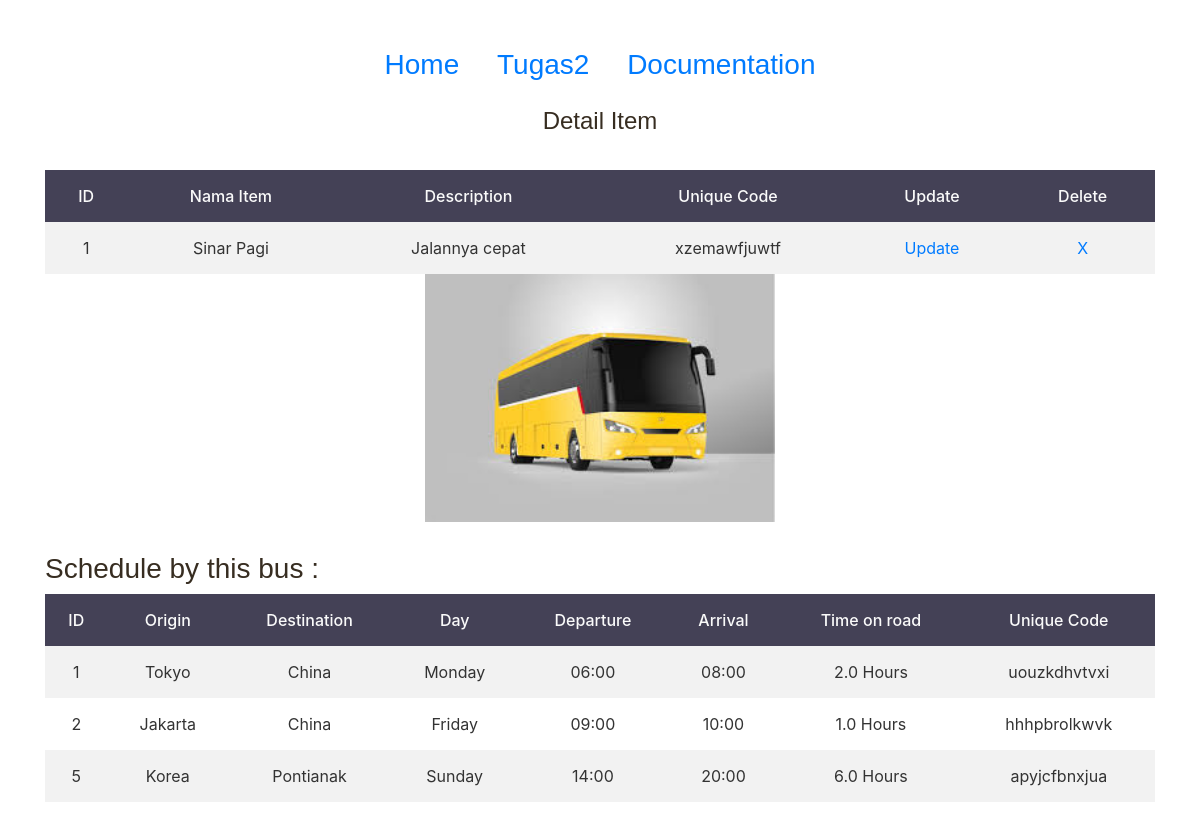
The app's page /detail_bus/1/ with its own data.
### sample2/models.py (models this page shows, shortened)
class Bus(models.Model):
    name = models.CharField(max_length=100)
    description = models.TextField(max_length=1000)
    image = models.ImageField(upload_to='bus/' , blank=True , null=True)
    code = models.SlugField(unique=True, blank=True , null=True)

class Schedule(models.Model):
    bus = models.ForeignKey('Bus', on_delete=models.CASCADE, null=True)
    origin = models.ForeignKey('Station', on_delete=models.CASCADE, null=True, related_name='origin')
    destination = models.ForeignKey('Station', on_delete=models.CASCADE, null=True, related_name='destination')
    time_depart = models.TimeField(auto_now=False, auto_now_add=False)
    time_arrival = models.TimeField(auto_now=False, auto_now_add=False,)
    day = models.CharField(max_length=15,choices=DAY_CHOICES,default='Sunday')
    code = models.SlugField(unique=True, blank=True , null=True)
    @property
    def travel_time(self):
        date = datetime.date(1, 1, 1)
        datetime1 = datetime.datetime.combine(date, self.time_arrival)
        datetime2 = datetime.datetime.combine(date, self.time_depart)
        result = datetime1 - datetime2
        return result.seconds/3600

class Station(models.Model):
    name = models.CharField(max_length=100)
    def __str__(self):
        return self.name

### sample2/views.py (the view, shortened to what this page needs)
# urls.py: path('detail_bus/<int:pk>/', BusDetailViews.as_view(), name='detail_bus'),
class BusDetailViews(DetailView):
    model = Bus
    template_name = 'sample2/detail_bus.html'
    def get_context_data(self, **kwargs):
        context = super(BusDetailViews, self).get_context_data(**kwargs)
        our_bus = get_object_or_404(Bus, pk=self.kwargs.get('pk'))
        all_schedule = our_bus.schedule_set.all()
        context["detail"] = self.object
        context["all_schedule"] = all_schedule
        return context

### sample2/templates/sample2/detail_bus.html (shortened to what this page needs)
{% load static %}
<!DOCTYPE html>
<html lang="en">
<head>
    <link href="{% static 'css/styles.css' %}" rel="stylesheet">
    <link href="{% static 'css/styles2.css' %}" rel="stylesheet">
    <link href="{% static 'css/bootstrap.css' %}" rel="stylesheet">
</head>
<body>
    <div style="margin-top: 3rem;"class="center container">
        <h3 class="center judul-tabel">
            <a href="{% url 'home' %}">Home</a>
            <a href="{% url 'index2' %}">Tugas2</a>
            <a href="{% url 'documentation2' %}">Documentation</a>
        </h3>
    </div>
    <div class="container">
        <h4 class="center judul-tabel">Detail Item </h4>
    </div>
    <div class="content-wrapper">
        <div class="detail-page">
            <div class="container">
                <table>
                    <tr>
                    <th>ID</th>
                    <th>Nama Item</th>
                    <th>Description</th>
                    <th>Unique Code</th>
                    <th>Update</th>
                    <th>Delete</th>
                    </tr>
                        <tr>
                            <td>{{detail.id}}</td>
                            <td>{{detail.name}}</td>
                            <td>{{detail.description}}</td>
                            <td>{{detail.code}}</td>
                            <td><a href="{% url 'update_bus' pk=detail.pk %} ">Update</a></td>
                            <td><a href="{% url 'delete_bus' pk=detail.pk %} ">X</a></td>
                        </tr>
                </table>
                <img class="product-img-detail" src='{{detail.image.url}}'>
            </div>
        </div>
    </div>
    <div class="content-wrapper">
        <div class="detail-page">
            <div class="container">
                <h3>Schedule by this bus :</h3>
                <table>
                    <tr>
                        <th>ID</th>
                        <th>Origin</th>
                        <th>Destination</th>
                        <th>Day</th>
                        <th>Departure</th>
                        <th>Arrival</th>
                        <th>Time on road</th>
                        <th>Unique Code</th>
                    </tr>
                    {% for s in all_schedule %}
                    <tr>
                        <td>{{s.id}}</td>
                        <td>{{s.origin}}</td>
                        <td>{{s.destination}}</td>
                        <td>{{s.get_day_display}}</td>
                        <td>{{s.time_depart|time:"H:i"}}</td>
                        <td>{{s.time_arrival|time:"H:i"}}</td>
                        <td>{{ s.travel_time }} Hours</td>
                        <td>{{s.code}}</td>
                    </tr>
                    {%endfor%}
                </table>
            </div>
        </div>
    </div>
    <div style="height:200px;"></div>
</body>
</html>

### static/css/styles.css (style rules this page uses)
body, html { width: 100%; height: 100%; }
body, p { color: #372D21; font: 400 0.875rem/1.375rem "Sofia Pro Light", "Open Sans", sans-serif; }
h3 { color: #372D21; font: 700 1.75rem/2.125rem "Poppins", sans-serif; }
h4 { color: #372D21; font: 700 1.375rem/1.75rem "Poppins", sans-serif; }
a { color: #372D21; text-decoration: underline; }

### static/css/styles2.css (style rules this page uses)
table { border-collapse: collapse; width: 100%; }
th { text-align: center !important; }
th, td { text-align: center; padding: 14px; }
tr:nth-child(even) { background-color: #f2f2f2 }
td { color: rgb(51, 51, 51); }
th { background-color: #444156; color: rgb(250, 250, 250); font-weight: 500; }
.product-img-detail { width:350px; height: auto; overflow: hidden; object-fit: cover; display: block; margin-left: auto; margin-right: auto; }
.center { justify-content: center; align-items: center; }
.detail-page { background: white; border-radius: 5px; padding: 10px; margin : 10px; }
.judul-tabel { text-align: center; font-weight: 400; margin-bottom: 25px; margin-top: 25px; }
.judul-tabel a { margin-left: 15px; margin-right: 15px; }

### records on screen
Bus: id "1", name "Sinar Pagi", description "Jalannya cepat", code "xzemawfjuwtf", image (picture)
Schedule: id "1", origin "Tokyo", destination "China", day "Monday", time_depart "06:00", time_arrival "08:00", travel_time "2.0", code "uouzkdhvtvxi"
Schedule: id "2", origin "Jakarta", destination "China", day "Friday", time_depart "09:00", time_arrival "10:00", travel_time "1.0", code "hhhpbrolkwvk"
Schedule: id "5", origin "Korea", destination "Pontianak", day "Sunday", time_depart "14:00", time_arrival "20:00", travel_time "6.0", code "apyjcfbnxjua"
